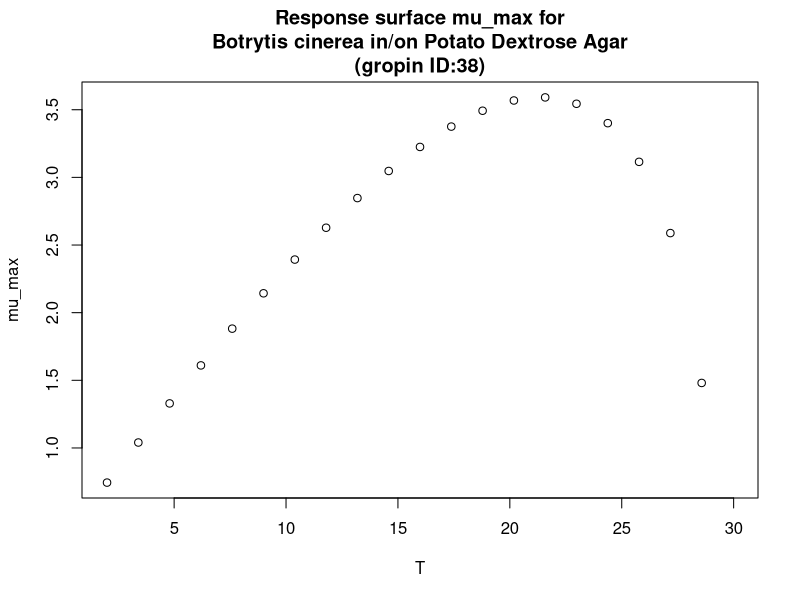

This figure's R source:
#############################
# start of Parameter script
#############################
T <- seq(2.002,29.97002997003,length.out=21)
#############################
# end of Parameter script
#############################
############################# 
# start of Model script Gropin ID 38 
#############################
 
# constant coefficients for this model
Tmin <- -1.39
Topt <- 21.4
Tmax <- 29.1
 
variables <- data.frame(T)
argumentsPar <- expand.grid(variables)
 
# heart of the model
response_surface <- function(T) {
   mumax <-(12.9^0.5)*(((T-Tmax)*(T-Tmin)^2)/((Topt-Tmin)*(((Topt-Tmin)*(T-Topt))-((Topt-Tmax)*(Topt+Tmin-2*T)))))^0.5

return(mumax=mumax)
} 

# output parameters
mumax <- cbind(argumentsPar,response_surface(argumentsPar['T']))
colnames(mumax) <- c(colnames(argumentsPar),'mumax')
#############################
# End of Model script
#############################
############################# 
# start of Visualisation script Gropin ID 38 
#############################
plot(T,mumax$mumax,
                          xlab='T',
                          ylab='mu_max',main='Response surface mu_max for
Botrytis cinerea in/on Potato Dextrose Agar
(gropin ID:38)')
#############################
# End of Visualisation script
#############################
